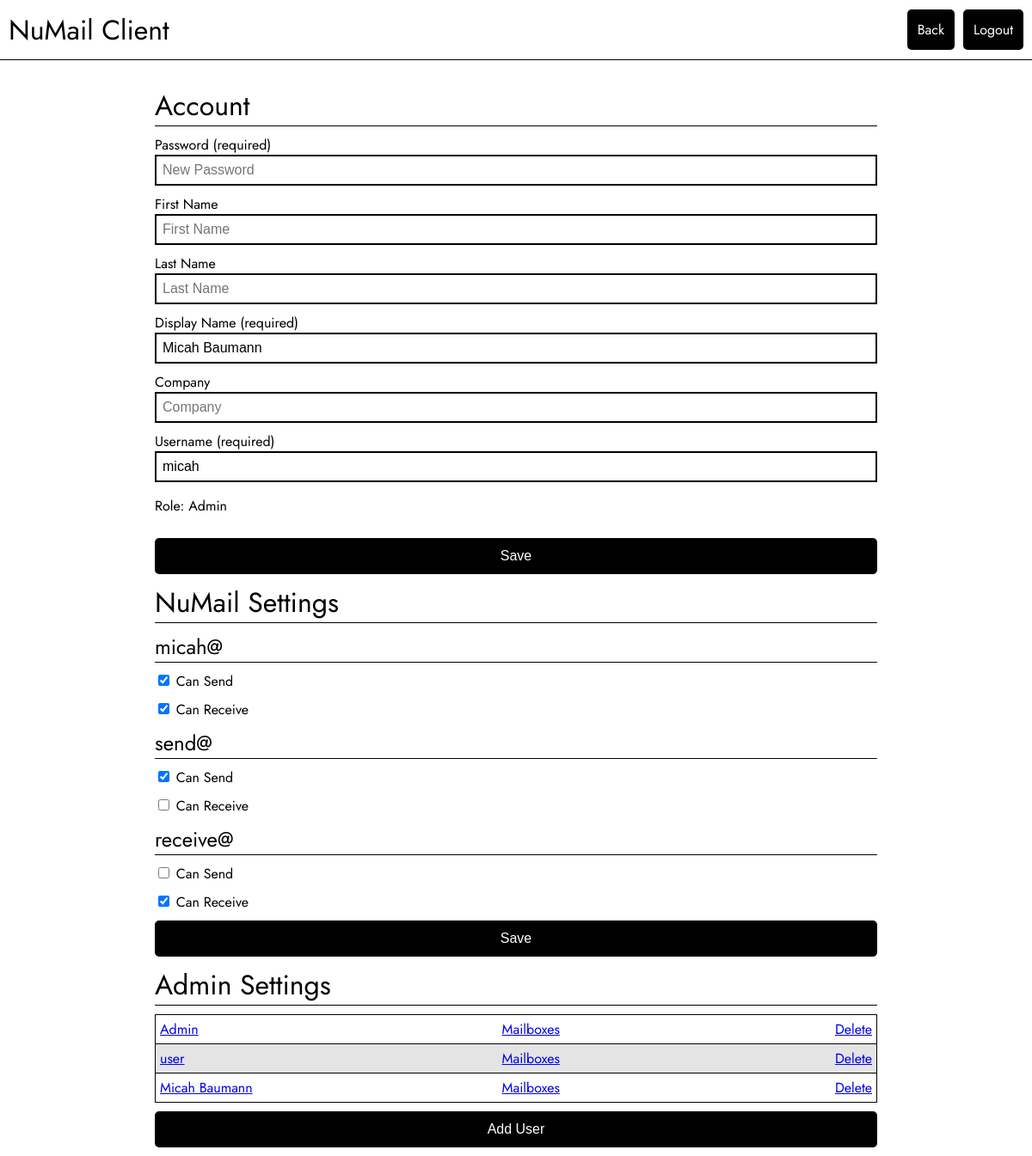
/settings (signed in), run on the app's committed database.
### tables this page shows
CREATE TABLE Users (
    userId INTEGER NOT NULL PRIMARY KEY AUTOINCREMENT,
    userName VARCHAR(100) NOT NULL UNIQUE,
    firstName VARCHAR(100) DEFAULT NULL,
    lastName VARCHAR(100) DEFAULT NULL,
    displayName VARCHAR(100) NOT NULL,
    company VARCHAR(100) DEFAULT NULL,
    password TEXT NOT NULL,
    isAdmin BOOLEAN NOT NULL DEFAULT 0
);

CREATE TABLE Mailboxes (
    mailboxId INTEGER NOT NULL PRIMARY KEY AUTOINCREMENT,
    mbUser INTEGER NOT NULL,
    mbName VARCHAR(100) NOT NULL UNIQUE,
    mbType INTEGER NOT NULL DEFAULT 0,
    mbSend BOOLEAN NOT NULL DEFAULT 1,
    mbReceive BOOLEAN NOT NULL DEFAULT 1,
    mbReadConf BOOLEAN NOT NULL DEFAULT 0,
    FOREIGN KEY (mbUser) REFERENCES Users(userId)
);

### ui.py (the view)
@app.route('/settings')
def settings():
    if 'username' not in session:
        return redirect(url_for('login'))
    currentUser = get_user(session['username'])
    if not currentUser:
        abort(404)
    if currentUser["isAdmin"]:
        users = get_all_users()
        mailboxes = get_all_user_mailboxes()
        if not mailboxes:
            mailboxes = []
    else:
        users = []
        mailboxes = []
    current_user_mb = get_user_mailboxes(session['username'])
    if not current_user_mb:
        current_user_mb = []
    users_serializable = []
    for user in users:
        users_serializable.append({
            key: (value.decode('utf-8') if isinstance(value, bytes) else value)
            for key, value in user.items()
            if key != "password"
        })
    mailbox_serializable = []
    for box in mailboxes:
        mailbox_serializable.append({
            key: (value.decode('utf-8') if isinstance(value, bytes) else value)
            for key, value in box.items()
        })
    ids = []
    def getId(length = 10, current=False):
        if current:
            return ids
        randomVal = ""
        while randomVal == "" or randomVal in ids:
            randomVal = ''.join(random.choice('ABCDEFGHIJKLMNOPQRSTUVWXYZabcdefghijklmnopqrstuvwxyz0123456789') for _ in range(length))
        ids.append(randomVal)
        return randomVal
    return render_template('settings.html', domain=server_settings["visible_domain"], user=currentUser, users=users_serializable, mailboxes=mailbox_serializable, usermb=current_user_mb, getId=getId)

### db/db.py (called while the page is built)
@contextlib.contextmanager
def get_db():
    db = sqlite3.connect("./db/sqlite/numail.db")
    try:
        db.row_factory = sqlite3.Row
        yield db
    finally:
        db.close()

def get_user(user_name: str) -> bool | dict:
    with get_db() as db:
        user_exists = db.execute("SELECT * FROM Users WHERE userName = ?", (user_name,)).fetchone()
        if not user_exists:
            return False
        else:
            return dict(user_exists)

def get_all_users() -> bool | list:
    with get_db() as db:
        user_exists = db.execute("SELECT * FROM Users").fetchall()
        if not user_exists:
            return False
        else:
            return [dict(row) for row in user_exists]

def get_user_mailboxes(user_name: str) -> list | bool:
    with get_db() as db:
        user_exists = db.execute("SELECT * FROM Users WHERE userName = ?", (user_name,)).fetchone()
        if not user_exists:
            return False
        else:
            mb_exists = db.execute("SELECT * FROM Mailboxes WHERE mbUser = ?", (user_exists["userId"],)).fetchall()
            if mb_exists:
                return [dict(row) for row in mb_exists]
            else:
                return False

def get_all_user_mailboxes() -> dict | bool:
    with get_db() as db:
        box_exists = db.execute("SELECT * FROM Mailboxes").fetchall()
        if not box_exists:
            return False
        return [dict(row) for row in box_exists]

### templates/settings.html (shortened to what this page needs)
<!DOCTYPE html>
<html lang="en">
<head>
    <link rel="stylesheet" type="text/css" href="{{ url_for('static', filename='css/style.css') }}">
    <link rel="stylesheet" type="text/css" href="{{ url_for('static', filename='css/settings.css') }}">
</head>
<body>
    <div class="header">
        <h1>NuMail Client</h1>
        <div class="header-right">
            <a href="/" class="button">Back</a>
            <a href="/logout" class="button">Logout</a>
        </div>
    </div>
    <div class="main">
        <div class="settings-center">
            <form id="settingsForm" class="settingsForm">
                <h1>Account</h1>
                <label>Password (required)</label>
                <input type="password" name="pwd" placeholder="New Password">
                <label>First Name</label>
                <input type="text" name="fname" placeholder="First Name" value="{{user['firstName'] if user['firstName']}}">
                <label>Last Name</label>
                <input type="text" name="lname" placeholder="Last Name" value="{{user['lastName'] if user['lastName']}}">
                <label>Display Name (required)</label>
                <input type="text" name="displayName" placeholder="Display Name" value="{{user['displayName']}}">
                <label>Company</label>
                <input type="text" name="company" placeholder="Company" value="{{user['company'] if user['company']}}">
                <label>Username (required)</label>
                <input type="text" name="uname" placeholder="Username" value="{{user['userName'] if user['userName']}}">
                {% if user['isAdmin'] %}
                    <p>Role: Admin</p>
                {% else %}
                    <p>Role: User</p>
                {% endif %}
                <button type="submit">Save</button>
            </form>
            {% if usermb  %}
                <form id="nmSettingsForm" class="settingsForm">
                    <h1>NuMail Settings</h1>
                    {% for mb in usermb %}
                        {% set theId = getId() %}
                        <h2>{{mb["mbName"]}}@{{domain}}</h2>
                        <div class="checkbox">
                            <input type="checkbox" name="canSend_{{ theId }}" id="canSend_{{ theId }}" {{"checked" if mb["mbSend"]}}>
                            <label for="canSend_{{ theId }}">Can Send</label>
                        </div>
                        <div class="checkbox">
                            <input type="checkbox" name="canReceive_{{ theId }}" id="canReceive_{{ theId }}" {{"checked" if mb["mbReceive"]}}>
                            <label for="canReceive_{{ theId }}">Can Receive</label>
                        </div>
                    {% endfor %}
                    <button type="submit">Save</button>
                </form>
            {% endif %}
            {% if user["isAdmin"] %}
                <h1>Admin Settings</h1>
                <table class="admin-table">
                    {% for theUser in users %}
                        <tr>
                            <td><a href="javascript:void(0);" onclick="toggleOverlay('userForm', '{{theUser['userId']}}')">{{theUser["displayName"]}}</a></td>
                            <td><a href="javascript:void(0);" onclick="toggleOverlay('mailboxForm', '{{theUser['userId']}}')">Mailboxes</a></td>
                            <td class="table-delete"><a href="javascript:void(0);" onclick="deleteAccount('{{theUser['userId']}}')">Delete</a></td>
                        </tr>
                    {% endfor %}
                </table>
                <button type="button" onclick="toggleOverlay('newUserForm')">Add User</button>
            {% endif %}
        </div>
    </div>
</body>
</html>

### static/css/style.css (style rules this page uses)
body { font-family: "Jost", serif; margin: 0; padding: 0; }
.header { width: 100%; padding: 10px; border-bottom: 1px solid black; box-sizing: border-box; display: flex; height: 70px; align-items: center; position: fixed; background-color: white; top: 0; justify-content: space-between; }
.header-right { display: flex; }
.header-right a { margin-left: 10px; }
.header h1 { font-weight: normal; margin: 0; }
.main { margin-top: 70px; height: calc(100vh - 70px); }
input[type=text], input[type=password] { padding: 7px; border: 2px black solid; outline: none; font-size: 16px; }
button, input[type=button], input[type=submit] { padding: 10px; background-color: black; color: white; border: 2px solid black; border-radius: 5px; cursor: pointer; outline: none; font-size: 16px; }
.button { padding: 10px; background-color: black; color: white; border: 2px solid black; border-radius: 5px; font-size: 16px; text-decoration: none; }

### static/css/settings.css (style rules this page uses)
.main { display: flex; flex-direction: column; align-items: center; margin-bottom: 10px; height: 100%; }
.settings-center { margin-top: 20px; display: flex; flex-direction: column; width: 70%; }
.settings-center h1, .settings-center h2, .mbs { font-weight: normal; margin: 0; margin-top: 10px; border-bottom: 1px solid black; }
.settingsForm { display: flex; flex-direction: column; }
.settingsForm > .checkbox, .settingsForm > button, .settingsForm > label { margin-top: 10px; }
.admin-table { border-collapse: collapse; margin: 10px 0; }
.admin-table tr { border: solid 1px black; }
.admin-table tr:nth-child(even) { background-color: #e4e4e4; }
.table-delete { text-align: end; }
.admin-table td { padding: 5px; }

### data on the page
Users: displayName "Micah Baumann", uname "micah"
Mailboxes: mbName "micah"
Mailboxes: mbName "send"
Mailboxes: mbName "receive"
Users: displayName "Admin"
Users: displayName "user"
